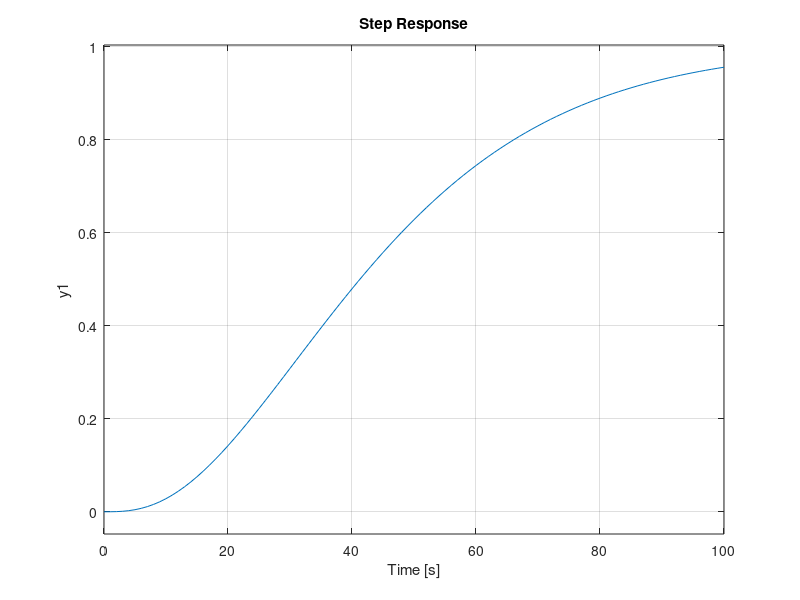

The MATLAB source for this figure:
T = 37;
K1 = 7.48;

p1 = 0.06;
p2 = 0.07;
p3 = 0.065;

s = tf('s');

%% Task 3, desired function for requirements

%% Task 4
That = p1*p2*p3/((s+p1)*(s+p2)*(s+p3));
subplot(2,1,1);
step(That);
